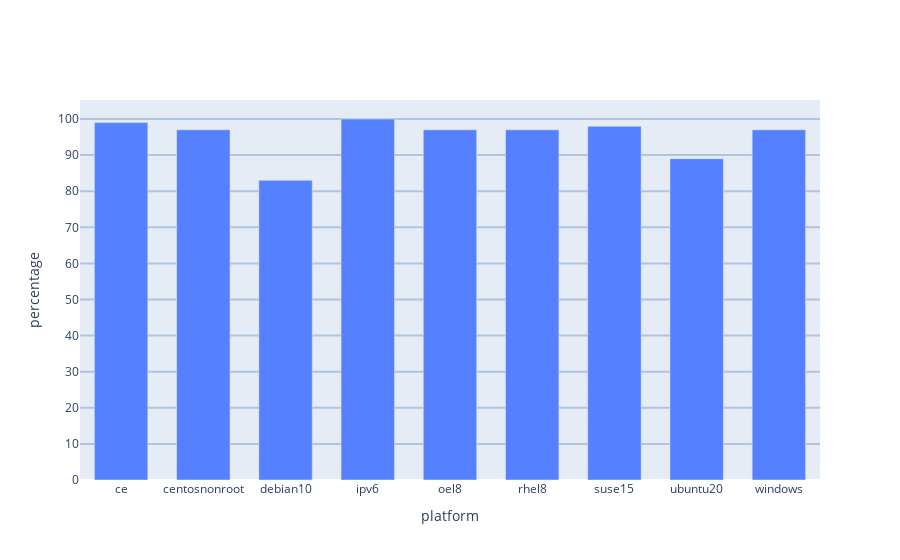

Notebook code for this chart:
### Code cell
query_last_weekly_build = f'SELECT raw `build` FROM server WHERE `build` <= $version AND `build` > "{release}" GROUP BY `build` HAVING sum(totalCount) > 10000 ORDER BY `build` DESC LIMIT { limit }'
query_pct = 'SELECT a.`build` as `build`, ROUND((SUM(CASE WHEN a.platform = "rhel8" THEN a.totalCount END)-SUM(CASE WHEN a.platform = "rhel8" THEN a.failCount END))/SUM(CASE WHEN a.platform = "rhel8" THEN a.totalCount END)*100,0) AS `rhel8`, ROUND((SUM(CASE WHEN a.platform = "centosnonroot" THEN a.totalCount END)-SUM(CASE WHEN a.platform = "centosnonroot" THEN a.failCount END))/SUM(CASE WHEN a.platform = "centosnonroot" THEN a.totalCount END)*100,0) AS `centosnonroot`, ROUND((SUM(CASE WHEN a.platform = "debian10" THEN a.totalCount END)-SUM(CASE WHEN a.platform = "debian10" THEN a.failCount END))/SUM(CASE WHEN a.platform = "debian10" THEN a.totalCount END)*100,0) AS `debian10`, ROUND((SUM(CASE WHEN a.platform = "ubuntu20" THEN a.totalCount END)-SUM(CASE WHEN a.platform = "ubuntu20" THEN a.failCount END))/SUM(CASE WHEN a.platform = "ubuntu20" THEN a.totalCount END)*100,0) AS `ubuntu20`, ROUND((SUM(CASE WHEN a.platform = "suse15" THEN a.totalCount END)-SUM(CASE WHEN a.platform = "suse15" THEN a.failCount END))/SUM(CASE WHEN a.platform = "suse15" THEN a.totalCount END)*100,0) AS `suse15`, ROUND((SUM(CASE WHEN a.platform = "oel8" THEN a.totalCount END)-SUM(CASE WHEN a.platform = "oel8" THEN a.failCount END))/SUM(CASE WHEN a.platform = "oel8" THEN a.totalCount END)*100,0) AS `oel8`, ROUND((SUM(CASE WHEN a.platform = "windows" THEN a.totalCount END)-SUM(CASE WHEN a.platform = "windows" THEN a.failCount END))/SUM(CASE WHEN a.platform = "windows" THEN a.totalCount END)*100,0) AS `windows`, ROUND((SUM(CASE WHEN a.platform = "ipv6" THEN a.totalCount END)-SUM(CASE WHEN a.platform = "ipv6" THEN a.failCount END))/SUM(CASE WHEN a.platform = "ipv6" THEN a.totalCount END)*100,0) AS `ipv6`, ROUND((SUM(CASE WHEN a.platform = "centos" THEN a.totalCount END)-SUM(CASE WHEN a.platform = "centos" THEN a.failCount END))/SUM(CASE WHEN a.platform = "centos" THEN a.totalCount END)*100,0) AS `ce` FROM ( SELECT `build`, name, totalCount, failCount, CASE WHEN name LIKE "centos-ipv6%" THEN "ipv6" ELSE SPLIT(name,"-")[0] END AS platform FROM server WHERE `build` in $version AND (name LIKE "%os_certify%" OR (name LIKE "centos-ipv6%" AND name NOT LIKE "centos-ipv6_sanity%"))) AS a GROUP BY `build` ORDER BY `build` ASC'
result1 = run_query(query=query_last_weekly_build, param={'$version': f'"{release}-{current_build}"'})
weekly_builds = result1['results']
result1 = run_query(query=query_pct, param={'$version': json.dumps(weekly_builds)})

color_var = 255
barGraph = []
for entry in result1['results']:
    build = entry.pop('build')
    entry = pd.json_normalize(entry)
    bar = f"go.Bar(name=str(build), x=entry.columns, y=entry.iloc[0], marker_color='rgb({color_var/3},{color_var/2},{color_var})')"
    barGraph.append(eval(bar))
    color_var = color_var * (1 - 0.6/limit)

groupedBarGraph = go.Figure(data=barGraph)
groupedBarGraph.update_layout(
    barmode='group',
    bargap=.35,
    legend=dict(y=1.28, x=1),
    height=600
)
groupedBarGraph.update_xaxes(title=dict(text="platform"))
groupedBarGraph.update_yaxes(title=dict(text="percentage"), tickvals=[0,10,20,30,40,50,60,70,80,90,100], gridcolor="lightsteelblue", gridwidth=2)

plotly.offline.iplot(groupedBarGraph, filename='jupyter-chart.html')

### Figure 1 — Plotly figure (JSON) as saved in the notebook; plotly's stock layout.template omitted (floating-point values rounded to 4 significant figures)
{"data": [{"marker": {"color": "rgb(85.0,127.5,255)"}, "name": "7.0.1-5906", "type": "bar", "x": ["ce", "centosnonroot", "debian10", "ipv6", "oel8", "rhel8", "suse15", "ubuntu20", "windows"], "y": [99, 97, 83, 100, 97, 97, 98, 89, 97]}], "layout": {"autosize": true, "bargap": 0.35, "barmode": "group", "legend": {"x": 1, "y": 1.28}, "xaxis": {"autorange": true, "range": [-0.5, 8.5], "title": {"text": "platform"}, "type": "category"}, "yaxis": {"autorange": true, "gridcolor": "lightsteelblue", "gridwidth": 2, "range": [0, 105.3], "tickvals": [0, 10, 20, 30, 40, 50, 60, 70, 80, 90, 100], "title": {"text": "percentage"}, "type": "linear"}}}
